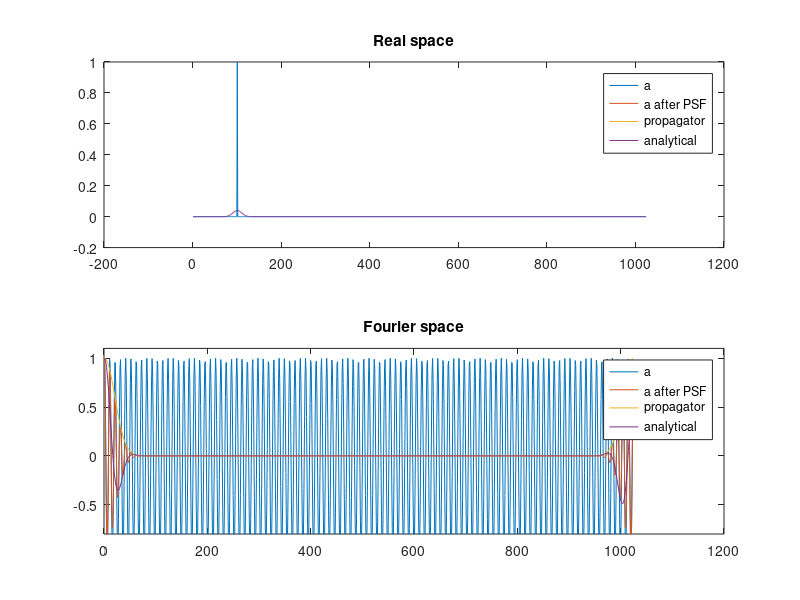

Source code (MATLAB):
box_size = 1024;
midpoint = box_size/2;
x = [1:box_size]-1;

x0 = 100;
a = zeros(1,box_size);
a(find(x==x0)) = 1;

% Let's apply PSF
lambda = 0.02; %
z = 10000; % to define angles (should be low).
sigma_k = 0.1; % there's some sensitivity to this "aperture" parameter
k = x./z/lambda;
max_theta = max(x)/z
propagator_fft1 =  exp(- k.^2 / 2/ sigma_k.^2);
k = ((x-box_size)./z/lambda);
propagator_fft2 = exp(- k.^2 / 2/ sigma_k.^2);
propagator_fft = propagator_fft1 + propagator_fft2;

a_fft = fft(a);
a_PSF_fft = a_fft .* propagator_fft;
a_PSF = ifft( a_fft .* propagator_fft);
propagator = ifft( propagator_fft );

sigma = 1/sigma_k;
a_PSF_analytical = 1/sqrt(2*pi)/sigma * exp( - (x-x0).^2/sigma^2/2);

u = [0:box_size-1]/box_size;
a_PSF_fft_analytical = exp(i*u*x0) .* propagator_fft;

figure(1)
clf
subplot(2,1,1);
plot( a ); hold on
plot( a_PSF );
plot( propagator )
plot( a_PSF_analytical )
title( 'Real space')
legend('a','a after PSF','propagator','analytical')

subplot(2,1,2);
plot( real(a_fft) ); hold on
plot( real(a_PSF_fft) );
plot( real(propagator_fft) );
plot( real(a_PSF_fft_analytical) )

title( 'Fourier space')
legend('a','a after PSF','propagator','analytical')
ylim([-0.8 1.1])
